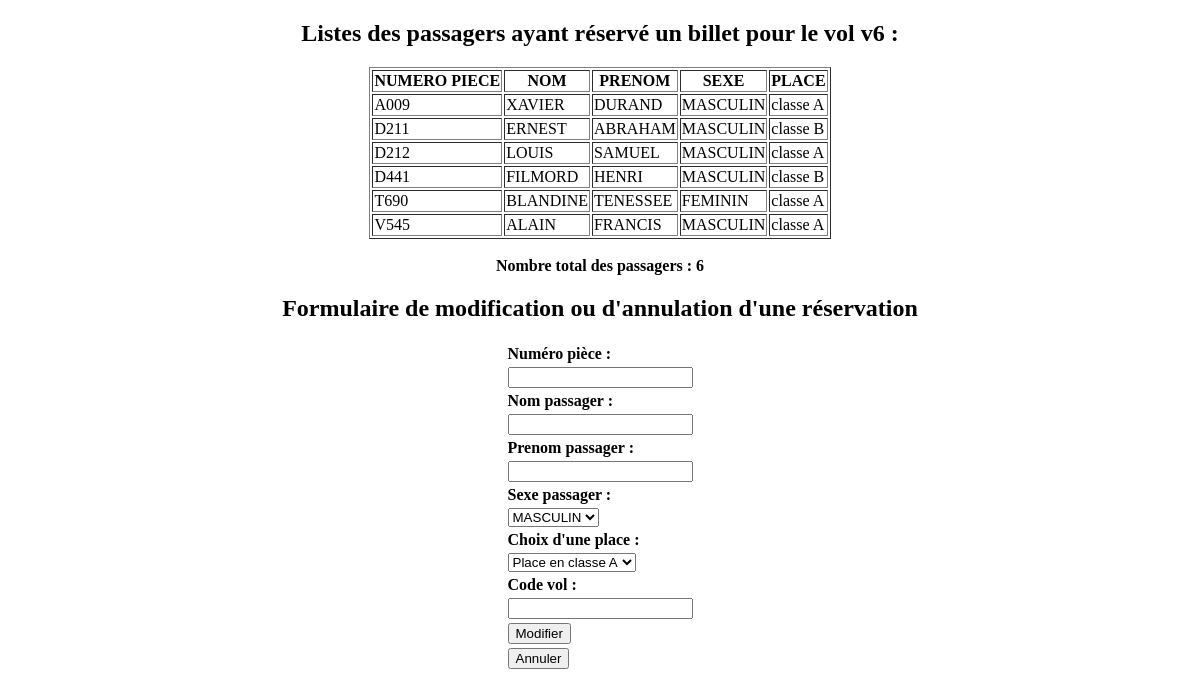
The app's page /reservation.php?Matricule=v6 with its own data.
### tables this page shows
CREATE TABLE IF NOT EXISTS `passager` (
  `numpiece` varchar(30) NOT NULL,
  `nom` varchar(50) NOT NULL,
  `prenom` varchar(50) NOT NULL,
  `sexe` varchar(15) NOT NULL,
  `choix_class` varchar(20) NOT NULL,
  `code_vol` varchar(20) NOT NULL,
  PRIMARY KEY (`numpiece`),
  KEY `fk1` (`code_vol`)
);

### reservation.php (the view, shortened to what this page needs)
<?php
$servername = "localhost";
$username = "root";
$password = "";
$dbname = "aerobase";
$conn = mysqli_connect($servername, $username, $password, $dbname);
?>
<!DOCTYPE html>
<html>
<head>
	<link rel="stylesheet" type="text/css" href="mystyle.css">
</head>
<body>
<div  align="center">
<?php
 @$mat=$_GET['Matricule'];
 print"<h2>Listes des passagers ayant réservé un billet pour le vol $mat :</h2>";
$sql="select * from passager where code_vol='$mat'";
$exe=mysqli_query($conn,$sql);
	print'<table border="1" class="tab"><tr><th>NUMERO PIECE</th><th>NOM</th><th>PRENOM</th><th>SEXE</th><th>PLACE</th></tr>';
	     while($rst=mysqli_fetch_assoc($exe)){
	         $num=$rst['numpiece'];
	        $nom=$rst['nom'];
	        $prenom=$rst['prenom'];
	        $sexe=$rst['sexe'];
	        $place=$rst['choix_class'];
	         print"<tr>";
	         echo"<td>$num</td>";
	         echo"<td>$nom</td>";
	         echo"<td>$prenom</td>";
	         echo"<td>$sexe</td>";
	         echo"<td>$place</td>";
	         print"</tr>";
	     }
	   print'</table>';
	?>
	<?php
	   $kk=mysqli_query($conn,"select count(*) as nbp from passager where code_vol='$mat'");
	    if($res=mysqli_fetch_assoc($kk)){
	    $nomb=$res['nbp'];
	    }
	   echo "<br><b>Nombre total des passagers : $nomb</b>";
	?>
	<h2 align="center">Formulaire de modification ou d'annulation d'une réservation</h2>
	<form action="" method="POST">
	<table >
	<tr><td><b>Numéro pièce :</b></td></tr>
	<tr><td><input type="text" name="num"></td></tr>
	<tr><td><b>Nom passager :</b></td></tr>
	<tr><td><input type="text" name="nom"></td></tr>
	<tr><td><b>Prenom passager :</b></td></tr>
	<tr><td><input type="text" name="prenom"></td></tr>
	<tr><td><b>Sexe passager :</b></td></tr>
	<tr><td><select name="sexe" id="sexe"  >
         <option  value="MASCULIN">MASCULIN</option>
     </select></td></tr>
	<tr><td><b>Choix d'une place :</b></td></tr>
	<tr><td><select name="ch_classe" id="ch_classe"  >
         <option  value="classe A">Place en classe A</option>
     </select></td></tr>
     <tr><td><b>Code vol :</b></td></tr>
	<tr><td><input type="text" name="codevol"></td></tr>
	<tr><td><input type="submit" name="bmodif" value="Modifier" class="bouton"></td></tr>
	<tr><td><input type="submit" name="bsupp" value="Annuler" class="bouton"></td></tr>
	</table>
	</form>
	</div>
</body>

### records on screen
passager: numpiece "A009", nom "XAVIER", prenom "DURAND", sexe "MASCULIN", choix_class "classe A"
passager: numpiece "D211", nom "ERNEST", prenom "ABRAHAM", sexe "MASCULIN", choix_class "classe B"
passager: numpiece "D212", nom "LOUIS", prenom "SAMUEL", sexe "MASCULIN", choix_class "classe A"
passager: numpiece "D441", nom "FILMORD", prenom "HENRI", sexe "MASCULIN", choix_class "classe B"
passager: numpiece "T690", nom "BLANDINE", prenom "TENESSEE", sexe "FEMININ", choix_class "classe A"
passager: numpiece "V545", nom "ALAIN", prenom "FRANCIS", sexe "MASCULIN", choix_class "classe A"

### other values on screen
$mat "v6"
$nomb "6"
